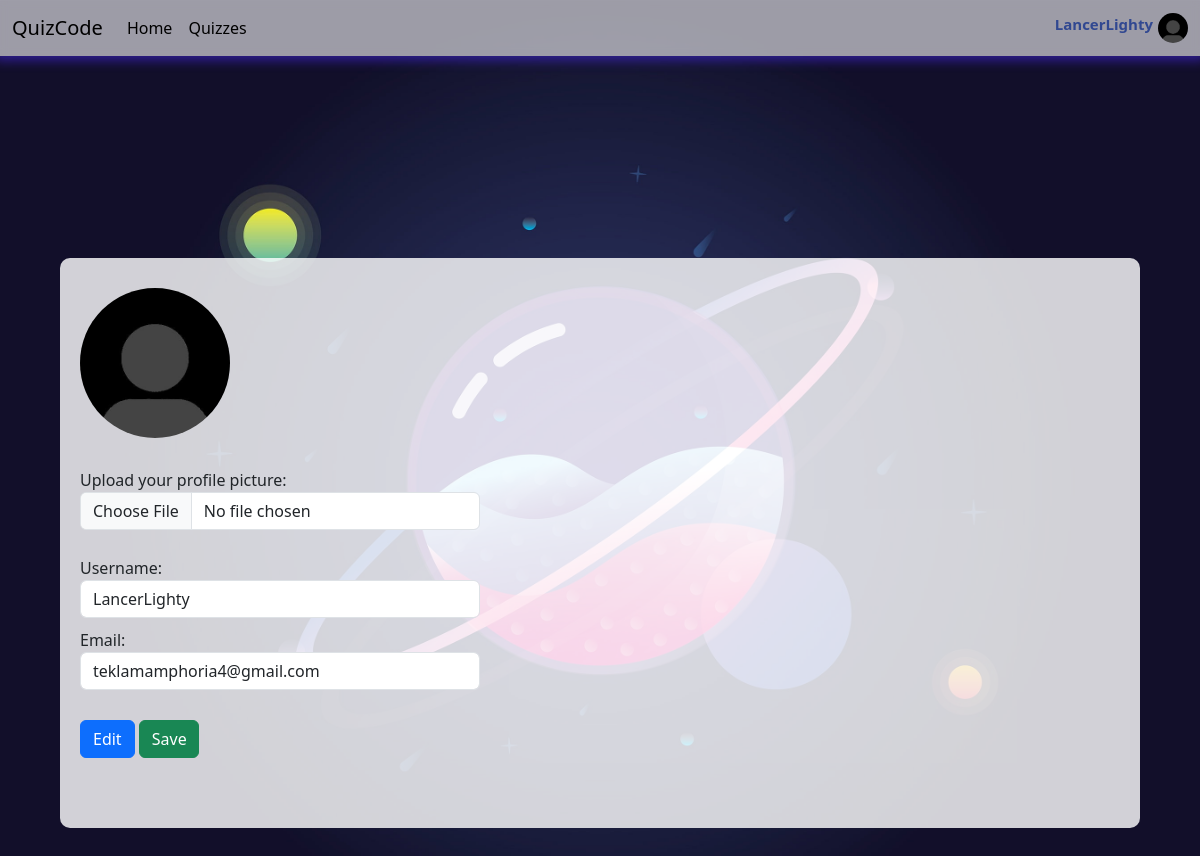
Page /profile_settings (signed in) on the committed database.
### models.py (models this page shows, shortened)
class User(db.Model, UserMixin):
    __tablename__ = "user"
    id = db.Column(db.Integer(), primary_key=True)
    email = db.Column(db.String(), nullable=False)
    username = db.Column(db.String(), nullable=False)
    password = db.Column(db.String(), nullable=False)
    profile_img = db.Column(db.String(), default="default.jpg")
    role = db.Column(db.String(), default="Guest")

### routes.py (the view, shortened to what this page needs)
@app.route("/profile_settings", methods=["GET", "POST"])
@login_required
def profile_settings():
    user = User.query.get(current_user.id)
    form = editProfieForm(email = user.email,
                          username=user.username,
                          profile_img=user.profile_img,
                          new_password= user.password)
    return render_template("profile_settings.html", form=form)

### forms.py
class editProfieForm(FlaskForm):
    profile_img = FileField("Upload your profile picture:", validators=[FileAllowed(["jpg", "png"])])
    username = StringField("Username:", validators=[DataRequired()])
    email = StringField("Email:", validators=[DataRequired()])
    new_password = StringField("Password:", validators=[DataRequired()])
    submit = SubmitField("Save")

### models.py (called while the page is built)
@login_manager.user_loader
def load_user(user_id):
    return User.query.get(user_id)

### templates/profile_settings.html (shortened to what this page needs)
{% extends "base.html" %}
{% block container %}
<div class="containeracc">
    <form enctype="multipart/form-data" method="post" class="profile_edit_form">
        <div class="profile_picture_edit" style="background-image:url(./static/images/{{ form.profile_img.data }})">
        </div>
        <div class="mb-3">
            {{ form.profile_img.label(class="form-label") }}
            {{ form.profile_img(accept=".jpg,.png", class="form-control") }}
        </div>
        {{ form.username.label(class="form-label") }}
        {{ form.username(class="form-control", id="username_edit", placeholder="Username", readonly="readonly") }}
        {{ form.email.label(class="form-label") }}
        {{ form.email(class="form-control", placeholder="Email", readonly="readonly") }}
        <div class="edit_save_buttons">
            <div onclick="makeEditable()" class="edit_button btn btn-primary">Edit</div>
            {{form.submit(class="btn btn-success", style="width:60px !important")}}
        </div>
    </form>
</div>
{% endblock %}

### templates/base.html (shortened to what this page needs)
<!DOCTYPE html>
<html lang="en">
<head>
    <link href="https://cdn.jsdelivr.net/npm/bootstrap@5.3.3/dist/css/bootstrap.min.css" rel="stylesheet"
>
    <link rel="stylesheet" href="/static/style.css">
    <link rel="stylesheet" href="/static/navbar.css">
</head>
<body>
{% include "navbar.html" %}
<div style="padding-bottom: 63px"></div>
{% block container %}
{% endblock %}
</body>
</html>

### templates/navbar.html (shortened to what this page needs)
<nav class="navbar navbar-expand-lg bg-body-tertiary">
    <div class="container-fluid">
        <div class="namelogo">
            <a class="navbar-brand" href="/">QuizCode</a>
        </div>
        <div class="collapse navbar-collapse" id="navbarSupportedContent">
            <ul class="navbar-nav me-auto mb-2 mb-lg-0">
                <li class="nav-item">
                    <a class="nav-link active" aria-current="page" href="/">Home</a>
                </li>
                <li class="nav-item">
                    <a class="nav-link active" aria-current="page" href="/quizzes">Quizzes</a>
                </li>
            </ul>
            {% if current_user.is_authenticated %}
            <div class="profile_navbar">
                <div class="profile_username">{{ current_user.username }}</div>
                <div class="profile_img"
                     style="background-image:url(../static/images/{{ current_user.profile_img }}"></div>
            </div>
            {% else %}
            <a href="/register">
                <button class="btn btn-primary">register</button>
            </a>
            {% endif %}
        </div>
    </div>
</nav>

### static/style.css (style rules this page uses)
body { background-image: url(./images/peakpx1.jpg); background-position: center center; background-repeat: no-repeat; background-attachment: fixed; background-size: cover; padding-bottom: 100px }
.containeracc { display: flex; justify-content: center; align-items: center; height: 100vh; padding-top: 100px; }
form { margin-top: 60px; border-radius: 10px; background-color: rgba(255, 255, 255, 0.813); padding: 30px 20px 50px; padding-bottom: 70px; }
input { width: 400px !important; }
.profile_username { font-size: 10px; }
.profile_navbar { display: flex; }
.profile_username { font-size: 15px; font-weight: 700; color: rgb(49, 72, 145); margin-right: 5px; }
.profile_img { background-position: center center; background-repeat: no-repeat; background-size: cover; height: 30px; width: 30px; border-radius: 50%; }
.profile_navbar { cursor: pointer; }
.profile_picture_edit { background-position: center center; background-repeat: no-repeat; background-size: cover; border-radius: 50%; height: 150px; width: 150px; display:flex; justify-content: flex-end; align-items: flex-end; margin-bottom: 20px }
.profile_edit_form { width: 90%; min-width: 400px; }
.profile_edit_form label { margin-top: 10px; margin-bottom: -10px !important }
.edit_save_buttons { margin-top: 30px }

### static/navbar.css (style rules this page uses)
.namelogo { display: flex; }
.navbar { background-color: rgba(255, 255, 255, 0.587) !important; backdrop-filter: blur(5px); box-shadow: 0px 0px 10px 5px rgba(77, 45, 255, 0.463); position: fixed; width: 100%; }

### rows in the picture
User: username "LancerLighty", profile_img (placeholder picture), profile_img.data (placeholder picture), email "teklamamphoria4@gmail.com"
